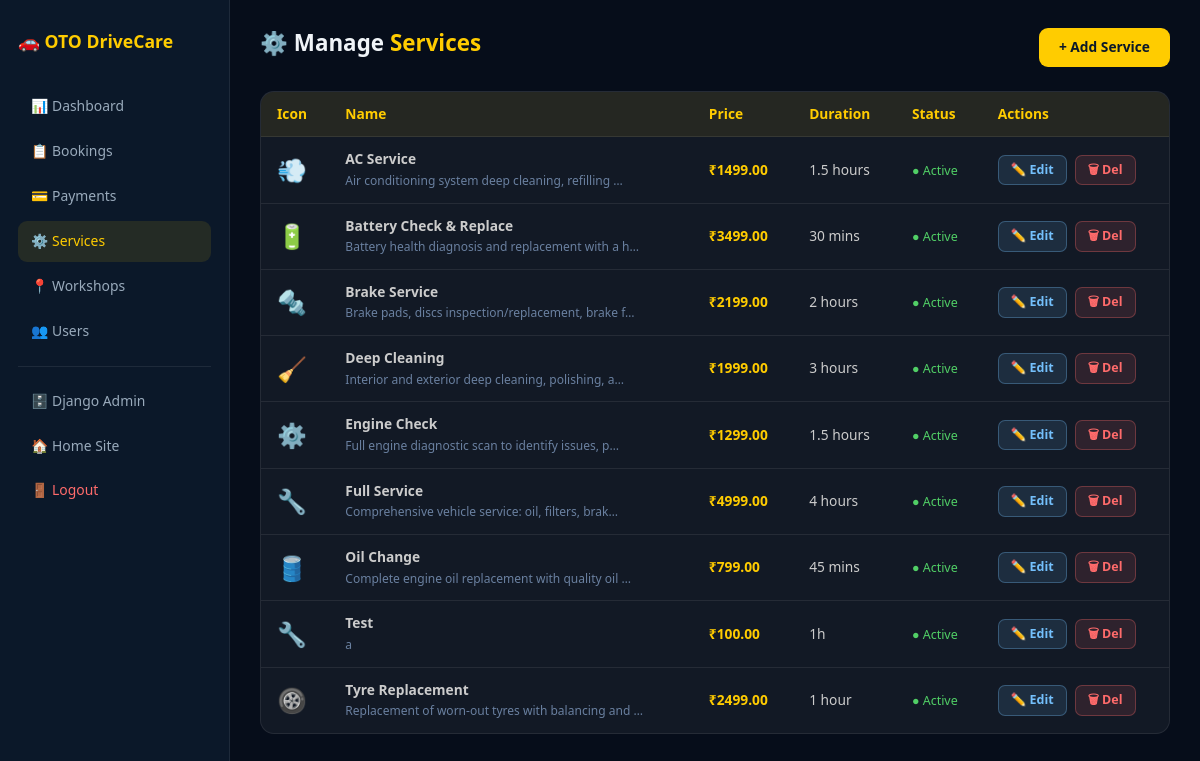
Page /admin-services/ (signed in) on the committed database.
### service/models.py (models this page shows, shortened)
class Service(models.Model):
    name = models.CharField(max_length=100)
    description = models.TextField()
    price = models.DecimalField(max_digits=8, decimal_places=2)
    duration = models.CharField(max_length=50)  # e.g. "2 hours"
    icon = models.CharField(max_length=10, default='🔧')
    is_active = models.BooleanField(default=True)
    created_at = models.DateTimeField(auto_now_add=True)
    class Meta:
        ordering = ['name']

### service/views.py (the view)
# urls.py: path('admin-services/', views.admin_services, name='admin_services'),
@admin_required
def admin_services(request):
    services = Service.objects.all().order_by('name')
    return render(request, 'admin_services.html', {'services': services})

### service/views.py (called while the page is built)
def admin_required(view_func):
    @wraps(view_func)
    def wrapper(request, *args, **kwargs):
        if not request.user.is_authenticated:
            return redirect('admin_login')
        if not request.user.is_staff:
            return redirect('home')
        return view_func(request, *args, **kwargs)
    return wrapper

### service/templates/admin_services.html (shortened to what this page needs)
<!DOCTYPE html>
<html lang="en">
<head>
    <link href="https://cdn.jsdelivr.net/npm/bootstrap@5.3.0/dist/css/bootstrap.min.css" rel="stylesheet">
</head>
<body>
<div class="sidebar">
    <div class="logo">🚗 OTO DriveCare</div>
    <nav>
        <a href="/admin-dashboard/">📊 Dashboard</a>
        <a href="/admin-bookings/">📋 Bookings</a>
        <a href="/admin-payments/">💳 Payments</a>
        <a href="/admin-services/" class="active">⚙️ Services</a>
        <a href="/admin-workshops/">📍 Workshops</a>
        <a href="/admin-users/">👥 Users</a>
        <div class="divider"></div>
        <a href="/admin/">🗄️ Django Admin</a>
        <a href="/">🏠 Home Site</a>
        <a href="/logout/" style="color:#ff6b6b;">🚪 Logout</a>
    </nav>
</div>
<div class="main">
    <div class="toprow">
        <h1>⚙️ Manage <span>Services</span></h1>
        <a href="/admin-add-service/" class="btn-gold">+ Add Service</a>
    </div>
    <div class="panel">
        {% if services %}
        <table>
            <thead><tr><th>Icon</th><th>Name</th><th>Price</th><th>Duration</th><th>Status</th><th>Actions</th></tr></thead>
            <tbody>
            {% for s in services %}
            <tr>
                <td style="font-size:1.5rem">{{ s.icon }}</td>
                <td><strong>{{ s.name }}</strong><br><small style="color:var(--muted)">{{ s.description|truncatechars:50 }}</small></td>
                <td style="color:var(--gold);font-weight:700;">₹{{ s.price }}</td>
                <td>{{ s.duration }}</td>
                <td>{% if s.is_active %}<span class="status-on">● Active</span>{% else %}<span class="status-off">● Inactive</span>{% endif %}</td>
                <td>
                    <div class="act">
                        <a href="/admin-edit-service/{{ s.id }}/" class="btn-edit">✏️ Edit</a>
                        <form method="POST" action="/admin-delete-service/{{ s.id }}/" onsubmit="return confirm('Delete service {{ s.name }}?')">
                            {% csrf_token %}<button type="submit" class="btn-del">🗑 Del</button>
                        </form>
                    </div>
                </td>
            </tr>
            {% endfor %}
            </tbody>
        </table>
        {% else %}
        <div class="empty">No services yet. <a href="/admin-add-service/" style="color:var(--gold);">Add your first service →</a></div>
        {% endif %}
    </div>
</div>
</body>
</html>

### service/templates/admin_services.html (style rules this page uses)
:root { --bg:#060d1a;--sidebar:#0b1829;--card:rgba(255,255,255,0.05);--gold:#ffcc00;--gold-dim:rgba(255,204,0,0.1);--text:#f0f4f8;--muted:#6a80a0;--border:rgba(255,255,255,0.08);--sw:230px; }
* { box-sizing:border-box;margin:0;padding:0; }
body { background:var(--bg);color:var(--text);font-family:'Segoe UI',sans-serif;display:flex;min-height:100vh; }
.sidebar { width:var(--sw);background:var(--sidebar);border-right:1px solid var(--border);padding:28px 18px;position:fixed;height:100vh;overflow-y:auto; }
.sidebar .logo { color:var(--gold);font-size:1.1rem;font-weight:800;margin-bottom:32px; }
.sidebar nav a { display:flex;align-items:center;gap:10px;color:#9ab;text-decoration:none;padding:10px 13px;border-radius:9px;margin-bottom:4px;font-size:0.87rem;transition:0.2s; }
.sidebar nav a:hover,.sidebar nav a.active { background:var(--gold-dim);color:var(--gold); }
.sidebar nav .divider { border-top:1px solid var(--border);margin:14px 0; }
.main { margin-left:var(--sw);flex:1;padding:28px 30px 60px; }
.toprow { display:flex;justify-content:space-between;align-items:center;margin-bottom:24px; }
.toprow h1 { font-size:1.4rem;font-weight:800; }
.toprow h1 span { color:var(--gold); }
.btn-gold { background:var(--gold);color:#0b1829;font-weight:700;padding:9px 20px;border-radius:9px;text-decoration:none;font-size:0.86rem;border:none;cursor:pointer; }
.panel { background:var(--card);border:1px solid var(--border);border-radius:14px;overflow:hidden; }
table { width:100%;border-collapse:collapse;font-size:0.86rem; }
th { background:rgba(255,204,0,0.08);color:var(--gold);font-weight:600;padding:12px 16px;text-align:left; }
td { padding:12px 16px;border-top:1px solid var(--border);color:#ccc;vertical-align:middle; }
.act { display:flex;gap:8px; }
.btn-edit { background:rgba(116,192,252,0.12);color:#74c0fc;border:1px solid rgba(116,192,252,0.3);padding:5px 12px;border-radius:7px;font-size:0.78rem;font-weight:600;text-decoration:none;transition:0.2s; }
.btn-del { background:rgba(255,107,107,0.12);color:#ff6b6b;border:1px solid rgba(255,107,107,0.3);padding:5px 12px;border-radius:7px;font-size:0.78rem;font-weight:600;cursor:pointer;transition:0.2s; }
.status-on { color:#51cf66;font-size:0.78rem; }

### rows in the picture
Service: icon "💨", name "AC Service", description "Air conditioning system deep cleaning, refilling …", price "1499.00", duration "1.5 hours", is_active "● Active"
Service: icon "🔋", name "Battery Check & Replace", description "Battery health diagnosis and replacement with a h…", price "3499.00", duration "30 mins", is_active "● Active"
Service: icon "🔩", name "Brake Service", description "Brake pads, discs inspection/replacement, brake f…", price "2199.00", duration "2 hours", is_active "● Active"
Service: icon "🧹", name "Deep Cleaning", description "Interior and exterior deep cleaning, polishing, a…", price "1999.00", duration "3 hours", is_active "● Active"
Service: icon "⚙️", name "Engine Check", description "Full engine diagnostic scan to identify issues, p…", price "1299.00", duration "1.5 hours", is_active "● Active"
Service: icon "🔧", name "Full Service", description "Comprehensive vehicle service: oil, filters, brak…", price "4999.00", duration "4 hours", is_active "● Active"
Service: icon "🛢️", name "Oil Change", description "Complete engine oil replacement with quality oil …", price "799.00", duration "45 mins", is_active "● Active"
Service: icon "🔧", name "Test", description "a", price "100.00", duration "1h", is_active "● Active"
Service: icon "🛞", name "Tyre Replacement", description "Replacement of worn-out tyres with balancing and …", price "2499.00", duration "1 hour", is_active "● Active"
